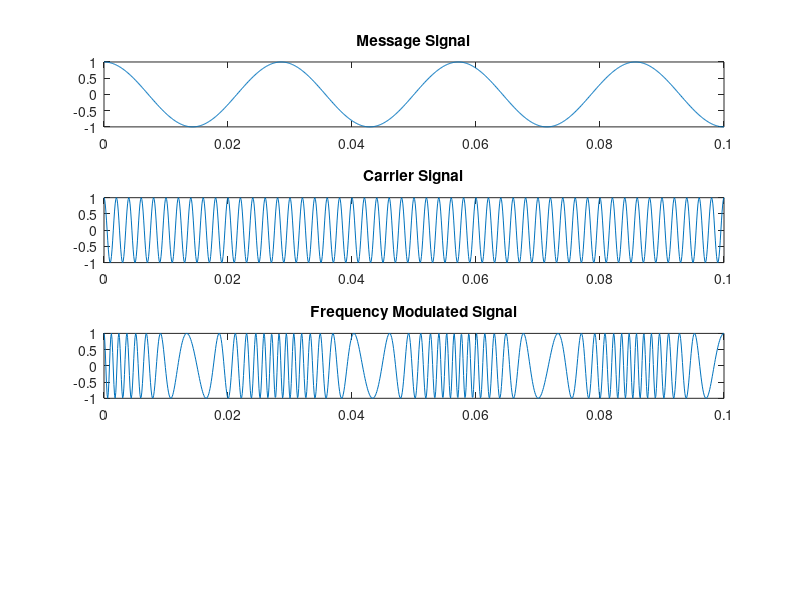

MATLAB code to generate this figure:
%frequency modulation with matlab
close all;
clear all;
clc
%Set the parameters
fs=10000;
Ecmax=1;
Emmax=1;
fm=35;
fc=500;
B=10;
t=(0:.1*fs)/fs;
Emt=Emmax*cos(2*pi*fm*t);
subplot (4,1,1);
plot(t,Emt);
title('Message Signal');
Ect=Ecmax*cos(2*pi*fc*t); 
subplot(4,1,2);
plot(t,Ect);
title('Carrier Signal');
Efmt=Ecmax*cos((2*pi*fc*t)+B*sin(2*pi*fm*t)); 
subplot (4,1,3);
plot(t,Efmt);
title('Frequency Modulated Signal');

